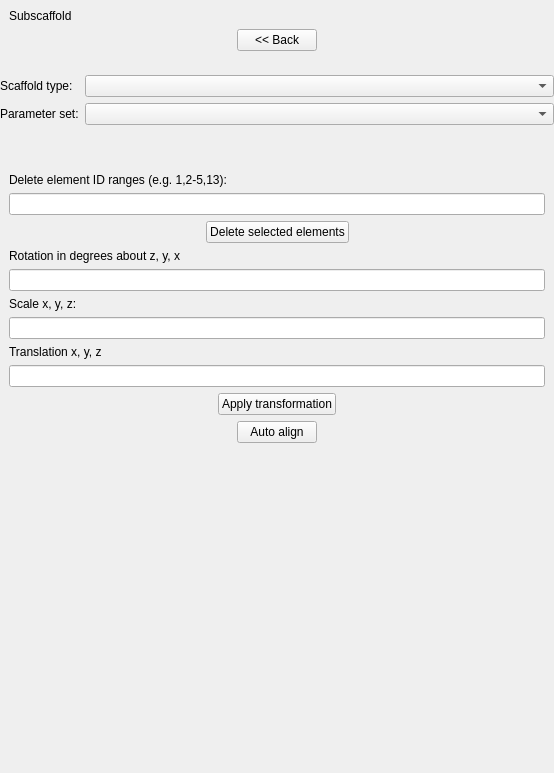
<?xml version="1.0" encoding="UTF-8"?>
<ui version="4.0">
 <class>ScaffoldSettings</class>
 <widget class="QWidget" name="ScaffoldSettings">
  <property name="geometry">
   <rect>
    <x>0</x>
    <y>0</y>
    <width>554</width>
    <height>773</height>
   </rect>
  </property>
  <property name="windowTitle">
   <string>Scaffold Settings</string>
  </property>
  <layout class="QVBoxLayout" name="verticalLayout_2">
   <property name="leftMargin">
    <number>0</number>
   </property>
   <property name="topMargin">
    <number>0</number>
   </property>
   <property name="rightMargin">
    <number>0</number>
   </property>
   <property name="bottomMargin">
    <number>0</number>
   </property>
   <item>
    <widget class="QFrame" name="subscaffold_frame">
     <property name="sizePolicy">
      <sizepolicy hsizetype="Preferred" vsizetype="Preferred">
       <horstretch>0</horstretch>
       <verstretch>0</verstretch>
      </sizepolicy>
     </property>
     <property name="minimumSize">
      <size>
       <width>0</width>
       <height>0</height>
      </size>
     </property>
     <property name="frameShape">
      <enum>QFrame::Shape::NoFrame</enum>
     </property>
     <layout class="QVBoxLayout" name="verticalLayout_5">
      <item>
       <widget class="QLabel" name="subscaffold_label">
        <property name="text">
         <string>Subscaffold</string>
        </property>
       </widget>
      </item>
      <item>
       <layout class="QHBoxLayout" name="horizontalLayout">
        <item>
         <spacer name="horizontalSpacer_4">
          <property name="orientation">
           <enum>Qt::Orientation::Horizontal</enum>
          </property>
          <property name="sizeHint" stdset="0">
           <size>
            <width>89</width>
            <height>19</height>
           </size>
          </property>
         </spacer>
        </item>
        <item>
         <widget class="QPushButton" name="subscaffoldBack_pushButton">
          <property name="sizePolicy">
           <sizepolicy hsizetype="Preferred" vsizetype="Fixed">
            <horstretch>0</horstretch>
            <verstretch>0</verstretch>
           </sizepolicy>
          </property>
          <property name="text">
           <string>&lt;&lt; Back</string>
          </property>
         </widget>
        </item>
        <item>
         <spacer name="horizontalSpacer_3">
          <property name="orientation">
           <enum>Qt::Orientation::Horizontal</enum>
          </property>
          <property name="sizeHint" stdset="0">
           <size>
            <width>40</width>
            <height>20</height>
           </size>
          </property>
         </spacer>
        </item>
       </layout>
      </item>
     </layout>
    </widget>
   </item>
   <item>
    <widget class="QFrame" name="meshType_frame">
     <property name="frameShape">
      <enum>QFrame::Shape::NoFrame</enum>
     </property>
     <layout class="QFormLayout" name="formLayout">
      <property name="leftMargin">
       <number>0</number>
      </property>
      <property name="rightMargin">
       <number>0</number>
      </property>
      <item row="0" column="0">
       <widget class="QLabel" name="meshType_label">
        <property name="text">
         <string>Scaffold type:</string>
        </property>
       </widget>
      </item>
      <item row="0" column="1">
       <widget class="QComboBox" name="meshType_comboBox"/>
      </item>
      <item row="1" column="0">
       <widget class="QLabel" name="parameterSet_label">
        <property name="text">
         <string>Parameter set:</string>
        </property>
       </widget>
      </item>
      <item row="1" column="1">
       <widget class="QComboBox" name="parameterSet_comboBox"/>
      </item>
     </layout>
    </widget>
   </item>
   <item>
    <widget class="QFrame" name="meshTypeOptions_frame">
     <property name="frameShape">
      <enum>QFrame::Shape::NoFrame</enum>
     </property>
     <layout class="QVBoxLayout" name="verticalLayout_9">
      <property name="leftMargin">
       <number>0</number>
      </property>
      <property name="rightMargin">
       <number>0</number>
      </property>
     </layout>
    </widget>
   </item>
   <item>
    <widget class="QFrame" name="modifyOptions_frame">
     <property name="frameShape">
      <enum>QFrame::Shape::NoFrame</enum>
     </property>
     <layout class="QVBoxLayout" name="verticalLayout">
      <item>
       <widget class="QFrame" name="deleteElementsRanges_frame">
        <property name="frameShape">
         <enum>QFrame::Shape::NoFrame</enum>
        </property>
        <layout class="QVBoxLayout" name="verticalLayout_10">
         <property name="leftMargin">
          <number>0</number>
         </property>
         <property name="topMargin">
          <number>0</number>
         </property>
         <property name="rightMargin">
          <number>0</number>
         </property>
         <property name="bottomMargin">
          <number>0</number>
         </property>
         <item>
          <widget class="QLabel" name="deleteElementsRanges_label">
           <property name="text">
            <string>Delete element ID ranges (e.g. 1,2-5,13):</string>
           </property>
          </widget>
         </item>
         <item>
          <widget class="QLineEdit" name="deleteElementsRanges_lineEdit"/>
         </item>
        </layout>
       </widget>
      </item>
      <item>
       <layout class="QHBoxLayout" name="horizontalLayout_13">
        <item>
         <spacer name="horizontalSpacer_6">
          <property name="orientation">
           <enum>Qt::Orientation::Horizontal</enum>
          </property>
          <property name="sizeHint" stdset="0">
           <size>
            <width>40</width>
            <height>20</height>
           </size>
          </property>
         </spacer>
        </item>
        <item>
         <widget class="QPushButton" name="deleteElementsSelection_pushButton">
          <property name="text">
           <string>Delete selected elements</string>
          </property>
         </widget>
        </item>
        <item>
         <spacer name="horizontalSpacer_5">
          <property name="orientation">
           <enum>Qt::Orientation::Horizontal</enum>
          </property>
          <property name="sizeHint" stdset="0">
           <size>
            <width>40</width>
            <height>20</height>
           </size>
          </property>
         </spacer>
        </item>
       </layout>
      </item>
      <item>
       <widget class="QLabel" name="rotation_label">
        <property name="text">
         <string>Rotation in degrees about z, y, x</string>
        </property>
       </widget>
      </item>
      <item>
       <widget class="QLineEdit" name="rotation_lineEdit"/>
      </item>
      <item>
       <widget class="QLabel" name="scale_label">
        <property name="text">
         <string>Scale x, y, z:</string>
        </property>
       </widget>
      </item>
      <item>
       <widget class="QLineEdit" name="scale_lineEdit"/>
      </item>
      <item>
       <widget class="QLabel" name="translation_label">
        <property name="text">
         <string>Translation x, y, z</string>
        </property>
       </widget>
      </item>
      <item>
       <widget class="QLineEdit" name="translation_lineEdit"/>
      </item>
      <item>
       <layout class="QHBoxLayout" name="horizontalLayout_12">
        <item>
         <spacer name="horizontalSpacer_8">
          <property name="orientation">
           <enum>Qt::Orientation::Horizontal</enum>
          </property>
          <property name="sizeHint" stdset="0">
           <size>
            <width>40</width>
            <height>20</height>
           </size>
          </property>
         </spacer>
        </item>
        <item>
         <widget class="QPushButton" name="applyTransformation_pushButton">
          <property name="text">
           <string>Apply transformation</string>
          </property>
         </widget>
        </item>
        <item>
         <spacer name="horizontalSpacer_7">
          <property name="orientation">
           <enum>Qt::Orientation::Horizontal</enum>
          </property>
          <property name="sizeHint" stdset="0">
           <size>
            <width>40</width>
            <height>20</height>
           </size>
          </property>
         </spacer>
        </item>
       </layout>
      </item>
      <item>
       <layout class="QHBoxLayout" name="horizontalLayout_5">
        <item>
         <spacer name="horizontalSpacer_2">
          <property name="orientation">
           <enum>Qt::Orientation::Horizontal</enum>
          </property>
          <property name="sizeHint" stdset="0">
           <size>
            <width>40</width>
            <height>20</height>
           </size>
          </property>
         </spacer>
        </item>
        <item>
         <widget class="QPushButton" name="autoAlignTransformation_pushButton">
          <property name="text">
           <string>Auto align</string>
          </property>
         </widget>
        </item>
        <item>
         <spacer name="horizontalSpacer">
          <property name="orientation">
           <enum>Qt::Orientation::Horizontal</enum>
          </property>
          <property name="sizeHint" stdset="0">
           <size>
            <width>40</width>
            <height>20</height>
           </size>
          </property>
         </spacer>
        </item>
       </layout>
      </item>
     </layout>
    </widget>
   </item>
   <item>
    <spacer name="verticalSpacer">
     <property name="orientation">
      <enum>Qt::Orientation::Vertical</enum>
     </property>
     <property name="sizeHint" stdset="0">
      <size>
       <width>20</width>
       <height>192</height>
      </size>
     </property>
    </spacer>
   </item>
  </layout>
 </widget>
 <resources/>
 <connections/>
</ui>
